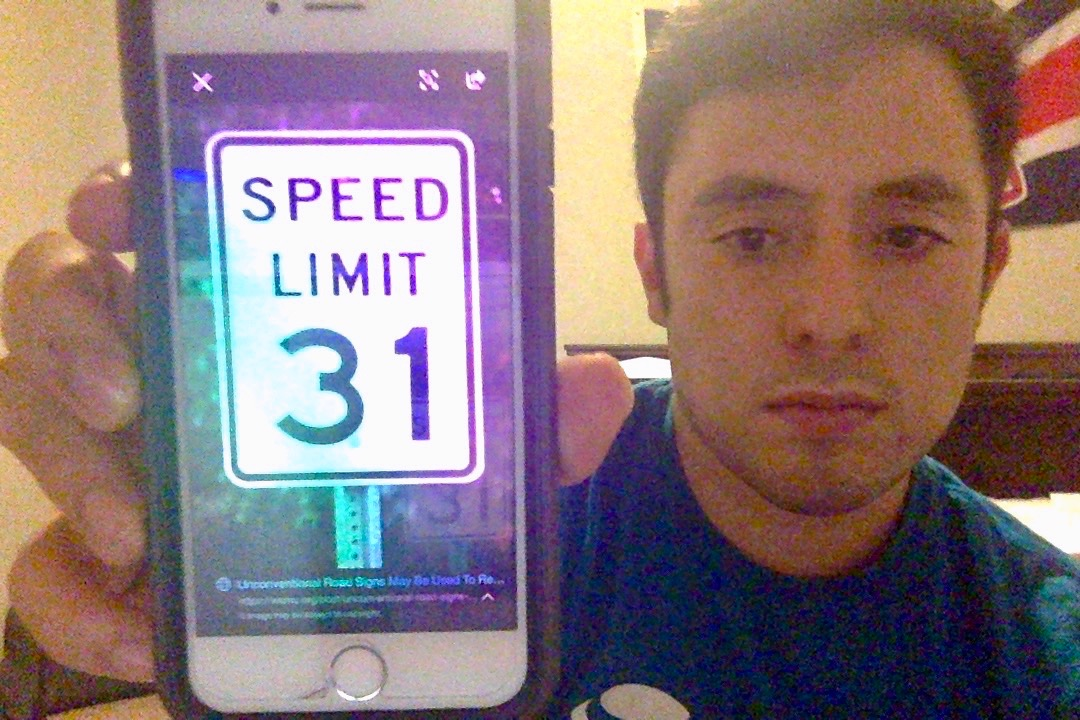
#> input picture speed_limit_31.jpg, 1080 x 720 px
$ python -i SignDetection.py   (imports and definitions only)   (older library calls are emulated)
#> lines starting #> are read from the running program, lines starting #| are printed output that depends on the picture; after the words box and inside, x2 and y2 are one past the last pixel; in counts of white or black regions, pixels touching at a corner belong together
#> further down, picture is the input picture: shape (720, 1080, 3); mean B, G, R 120.5, 117.9, 138
import cv2
import imutils
import numpy as np
import math
import os

KNearest = cv2.ml.KNearest_create()
# constants for checkIfPossibleChar, this checks one possible char only (does not compare to another char)
MIN_PIXEL_WIDTH = 2
MIN_PIXEL_HEIGHT = 8

MIN_ASPECT_RATIO = 0.25
MAX_ASPECT_RATIO = 1.0

MIN_PIXEL_AREA = 200

# constants for comparing two chars
MIN_DIAG_SIZE_MULTIPLE_AWAY = 0.3
MAX_DIAG_SIZE_MULTIPLE_AWAY = 5.0

MAX_CHANGE_IN_AREA = 0.5

MAX_CHANGE_IN_WIDTH = 0.8
MAX_CHANGE_IN_HEIGHT = 0.2

MAX_ANGLE_BETWEEN_CHARS = 12.0

# other constants
MIN_NUMBER_OF_MATCHING_CHARS = 2

RESIZED_CHAR_IMAGE_WIDTH = 20
RESIZED_CHAR_IMAGE_HEIGHT = 30

MIN_CONTOUR_AREA = 100

GAUSSIAN_SMOOTH_FILTER_SIZE = (5, 5)
ADAPTIVE_THRESH_BLOCK_SIZE = 21
ADAPTIVE_THRESH_WEIGHT = 2

SIGN_WIDTH_PADDING_FACTOR = 1.3
SIGN_HEIGHT_PADDING_FACTOR = 1.5

SCALAR_BLACK = (0.0, 0.0, 0.0)
SCALER_WHITE = (255.0, 255.0, 255.0)
SCALAR_YELLOW = (0.0, 255.0, 255.0)
SCALAR_GREEN = (0.0, 255.0, 0.0)
SCALAR_RED = (0.0, 0.0, 255.0)


# Loading in training classifications and training data at start to increase runtime speed
def loadKNNDataAndTrainKNN():
    try:
        npaClassifications = np.loadtxt("classification_files/classifications.txt", np.float32)
    except:
        print("Error, unable to open classifications.txt, exiting program\n")
        return False

    try:
        npaFlattenedImages = np.loadtxt("classification_files/flattened_images.txt", np.float32)
    except:
        print("Error, unable to open flattened_images.txt, exiting program\n")
        os.system("pause")
        return False

    npaClassifications = npaClassifications.reshape((npaClassifications.size, 1))
    KNearest.setDefaultK(1)
    KNearest.train(npaFlattenedImages, cv2.ml.ROW_SAMPLE, npaClassifications)
    return True


blnkKNNTrainingSuccessful = loadKNNDataAndTrainKNN()


class DetectSign:
    def __init__(self, frame):
        self.frame = frame
        self.croppedFrame = None
        self.edged = None

    def colorFilter(self, frame, lowerLimit, upperLimit):
        newframe = cv2.cvtColor(frame.copy(), cv2.COLOR_BGR2HSV)
#> newframe: shape (300, 450, 3); mean H, S, V 70.1, 104.9, 153.9
        mask = cv2.inRange(newframe, lowerLimit, upperLimit)
#> mask: shape (300, 450); every value is 255
        return cv2.bitwise_and(newframe, newframe, mask=mask)

    def processFrame(self):
        self.frame = imutils.resize(self.frame, height=300)

        lowerLimit = np.array([0, 0, 0])
        uppperLimit = np.array([179, 255, 255])
        newframe = self.colorFilter(self.frame, lowerLimit, uppperLimit)
        cv2.imshow('Filtered', newframe)
        # convert the image to grayscale, blur it, and find edges
        gray = cv2.cvtColor(newframe, cv2.COLOR_BGR2GRAY)
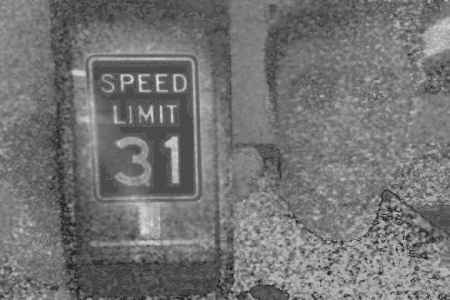
#> gray: shape (300, 450); min 15, max 224, mean 115.6
        gray = maximizeContrast(gray)
        gray = cv2.GaussianBlur(gray, (3, 3), 0)
        gray = cv2.bilateralFilter(gray, 11, 17, 17)
        self.edged = cv2.Canny(gray, 200, 300)

    def findRectangle(self):
        self.processFrame()
        (im2, cnts, _) = cv2.findContours(self.edged.copy(), cv2.RETR_TREE, cv2.CHAIN_APPROX_SIMPLE)

        cnts = sorted(cnts, key=cv2.contourArea, reverse=True)[:10]

        if cnts is not None:
            # loop over our contours
            for c in cnts:
                # approximate the contour
                peri = cv2.arcLength(c, True)
                approx = cv2.approxPolyDP(c, 0.02 * peri, True)
                # mask = np.zeros((self.frame.shape[0], self.frame.shape[1]))
                # out = np.zeros_like(self.frame)
                # if our approximated contour has four points, then
                # we can assume that we have found our screen
                if len(approx) == 4:
                    screenCnt = approx
                    p1 = screenCnt[0][0]
                    p2 = screenCnt[1][0]
                    p3 = screenCnt[2][0]
                    p4 = screenCnt[3][0]
                    if abs((p2[0] - p1[0])) == abs((p3[0] - p4[0])):
                        if 600 / 750 - 0.2 < abs((p2[0] - p1[0]) / (p3[1] - p1[1] + 0.001)) < 600 / 750 + 0.2:
                            # print((p2[0] - p1[0])/(p3[1] - p1[1]))
                            # cv2.fillConvexPoly(mask, screenCnt, 1)
                            cv2.drawContours(self.frame, [screenCnt], -1, SCALAR_GREEN, 1)
                            self.croppedFrame = self.frame[p1[1]:p3[1], p1[0]:p2[0]]

        return self.frame


class DetectSpeedLimit:
    # [45 lines left out: functions __init__, drawRedRectangleAroundSign, readFromFrame, not called in this run]


class PossibleChar:

    # [20 lines left out: function __init__, not called in this run]


class PossibleSign:

    # [8 lines left out: function __init__, not called in this run]


def maximizeContrast(imgGray):
    # height, width = imgGray.shape
    structuringElement = cv2.getStructuringElement(cv2.MORPH_RECT, (3, 3))

    imgTopHat = cv2.morphologyEx(imgGray, cv2.MORPH_TOPHAT, structuringElement)
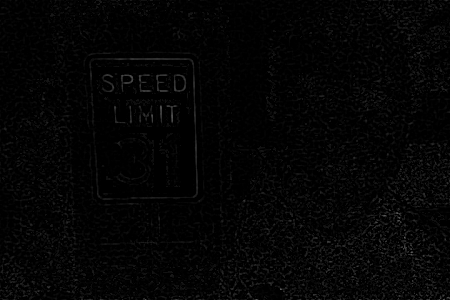
#> imgTopHat: shape (300, 450); min 0, max 100, mean 4.3
    imgBlackHat = cv2.morphologyEx(imgGray, cv2.MORPH_BLACKHAT, structuringElement)
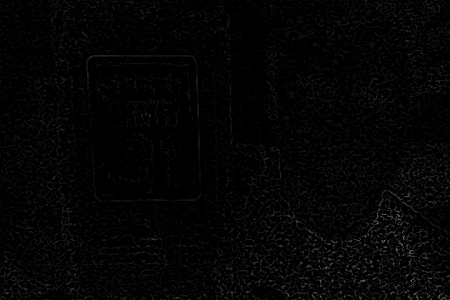
#> imgBlackHat: shape (300, 450); min 0, max 125, mean 4.3

    imgGrayscalePlusTopHat = cv2.add(imgGray, imgTopHat)
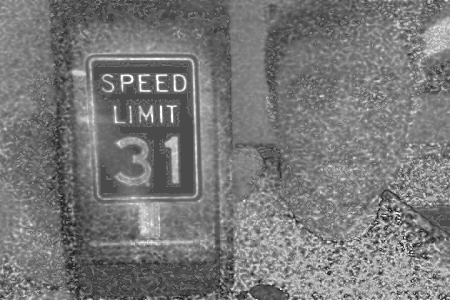
#> imgGrayscalePlusTopHat: shape (300, 450); min 15, max 255, mean 119.9
    imgGrayscalePlusTopHatMinusBlackHat = cv2.subtract(imgGrayscalePlusTopHat, imgBlackHat)
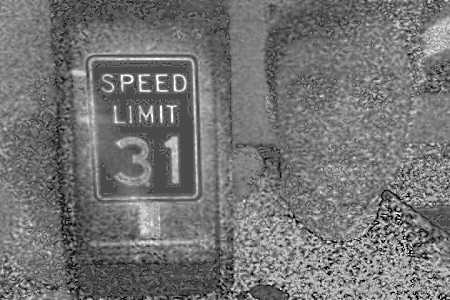
#> imgGrayscalePlusTopHatMinusBlackHat: shape (300, 450); min 0, max 255, mean 115.7

    return imgGrayscalePlusTopHatMinusBlackHat


# [313 lines left out: functions detectCharsInSign, findPossibleCharsInSign, checkIfPossibleChar, findListOfListsOfMatchingChars, findListOfMatchingChars, distanceBetweenChars and 8 more, not called in this run]

>>> import cv2
>>> picture = cv2.imread('speed_limit_31.jpg')
>>> result = DetectSign(picture).findRectangle()
#> in processFrame, `self.edged = cv2.Canny(gray, 200, 300)`:
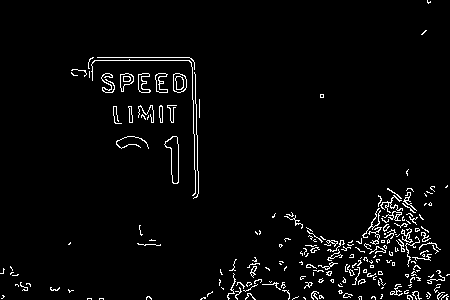
#> self.edged: shape (300, 450); 3.2% white in thin lines or dots
#> in findRectangle, `(im2, cnts, _) = cv2.findContours(self.edged.copy(), cv2.RETR_TREE, cv..`: cnts = 255 contours, 227 with area under 20; largest, box (x1, y1, x2, y2) and area: (164, 136, 179, 184) 360, (164, 136, 179, 184) 348, (173, 73, 187, 93) 216, (173, 73, 187, 93) 210, (120, 73, 134, 92) 146
#> in findRectangle, `cnts = sorted(cnts, key=cv2.contourArea, reverse=True)[:10]`: cnts = 10 contours; largest, box (x1, y1, x2, y2) and area: (164, 136, 179, 184) 360, (164, 136, 179, 184) 348, (173, 73, 187, 93) 216, (173, 73, 187, 93) 210, (120, 73, 134, 92) 146
#> the loop in findRectangle, `for c in cnts:` made 10 passes
#> peri on passes 1 to 10: 113.2, 111.5, 57.56, 55.21, 56.14, 53.8, 80.38, 80.97, 77.8, 71.8
